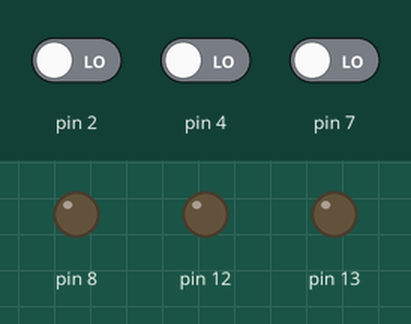
Recording of a sketch running on a simulated Arduino Uno, built with avr-gcc and run on an emulated ATmega328P. Parts: output pins drawn as LEDs (lit = HIGH). The inputs (shaded band) are chosen by the test bench; at power-on: pin 2 LOW, pin 4 LOW, pin 7 LOW.

Above: at 3.4 s.
3.5 s: pin 2 driven HIGH
At 11.4 s:
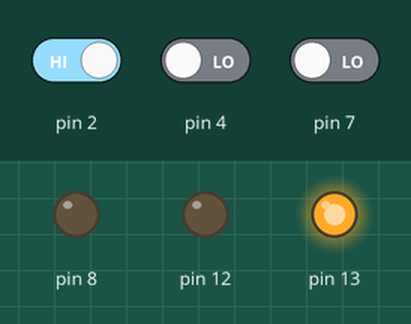
24.3 s: pin 4 driven HIGH
36.1 s: pin 2 driven LOW
At 37.5 s:
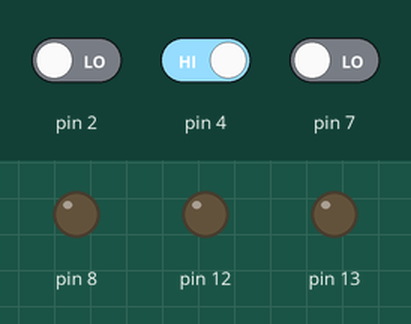
38.6 s: pin 2 driven HIGH and pin 4 driven LOW and pin 7 driven HIGH
At 40.2 s:
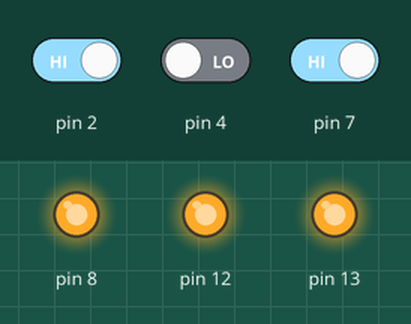
Timing chart, 0 to 61.6 s (numbered marks = the images above; inputs shaded):
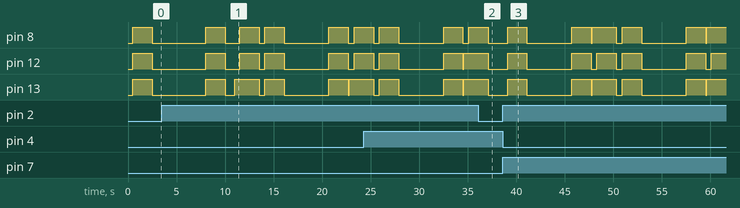

The sketch:

Mime.ino
```cpp
/* PROGRAM NAME: Mime
AUTHOR: Filippo Mariani
04/01/22 (dd/mm/yy)
 <> */

unsigned int actionData[2][60];
int arrayPosition=0;
int actionBegin=0;
int actionEnd=0;
bool previousAction[3]={false, false, false};

int index=0;
int indexd=0;

int storage(int a, int b, int btnNumber)
{
  int duration=a-b;
  actionData[0][arrayPosition+1]=btnNumber;
  actionData[1][arrayPosition]=duration;
  arrayPosition=arrayPosition+1;
  actionBegin=millis();
}

int signial()
{
  delay(500);
  digitalWrite(13, HIGH);
  digitalWrite(12, HIGH);
  digitalWrite(8, HIGH);
  delay(2000);
  digitalWrite(13, LOW);
  digitalWrite(12, LOW);
  digitalWrite(8, LOW);
  delay(100);
}

void setup()
{
  pinMode(2, INPUT);
  pinMode(4, INPUT);
  pinMode(7, INPUT);
  pinMode(13, OUTPUT);
  pinMode(12, OUTPUT);
  pinMode(8, OUTPUT);
  for(index=0; index<2; index++)
  {
    for(indexd=0; indexd<60; indexd++)
    {
      actionData[index][indexd]=0;
    }
  }
}

void loop()
{
  //reinizializzazione delle variabili
  arrayPosition=0;
  previousAction[0]=false;
  previousAction[1]=false;
  previousAction[2]=false;
  for(index=0; index<2; index++)
  {
    for(indexd=0; indexd<60; indexd++)
    {
      actionData[index][indexd]=0;
    }
  }
  signial(); //segnale
  actionBegin=millis();
  while(true) //fase di memorizzazione
  {
    actionEnd=millis();
    if(digitalRead(2)==HIGH)
    {
      if(previousAction[0]==false)
      {
        storage(actionEnd, actionBegin, 1);
      }
      previousAction[0]=true;
    }
    else if(digitalRead(2)==LOW)
    {
      if(previousAction[0]==true)
      {
        storage(actionEnd, actionBegin, 1);
      }
      previousAction[0]=false;
    }
    if(digitalRead(4)==HIGH)
    {
      if(previousAction[1]==false)
      {
        storage(actionEnd, actionBegin, 2);
      }
      previousAction[1]=true;
    }
    else if(digitalRead(4)==LOW)
    {
      if(previousAction[1]==true)
      {
        storage(actionEnd, actionBegin, 2);
      }
      previousAction[1]=false;
    }
    if(digitalRead(7)==HIGH)
    {
      if(previousAction[2]==false)
      {
        storage(actionEnd, actionBegin, 3);
      }
      previousAction[2]=true;
    }
    else if(digitalRead(7)==LOW)
    {
      if(previousAction[2]==true)
      {
        storage(actionEnd, actionBegin, 3);
      }
      previousAction[2]=false;
    }
    if(actionEnd-actionBegin>=4000 || arrayPosition>=58)
    {
      break;
    }
  }

  signial();
  for(index=0; index<60; index++) //fase di ripetizione
  {
    switch(actionData[0][index])
    {
      case(1):
        if(digitalRead(13)==LOW)
        {
          digitalWrite(13, HIGH);
        }
        else
        {
          digitalWrite(13, LOW);
        }
        break;
      case(2):
        if(digitalRead(12)==LOW)
        {
          digitalWrite(12, HIGH);
        }
        else
        {
          digitalWrite(12, LOW);
        }
        break;
      case(3):
        if(digitalRead(8)==LOW)
        {
          digitalWrite(8, HIGH);
        }
        else
        {
          digitalWrite(8, LOW);
        }
    }
    delay(actionData[1][index]);
  }
  signial();
  while(digitalRead(2)!=HIGH) //l'autorizzazione a ripetere viene data con la pressione del primo pulsante
  {
  }
}
```

Measured:
- after the input at 36.1 s, pin 8, pin 12, pin 13: goes on until 37.1 s, then stays LOW
- after the input at 38.6 s, pin 8, pin 13: LOW → HIGH after 0.50 s, → LOW 2.0 s later, → HIGH 4.6 s later, → LOW 2.0 s later, … (11 changes in this stretch); pin 12: LOW → HIGH after 0.50 s, → LOW 2.0 s later, → HIGH 4.6 s later, → LOW 2.0 s later, … (11 changes in this stretch)
